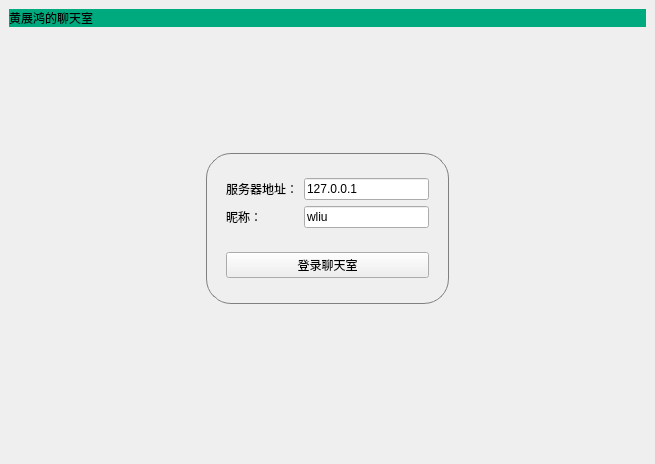
<?xml version="1.0" encoding="UTF-8"?>
<ui version="4.0">
 <class>MainWindow</class>
 <widget class="QMainWindow" name="MainWindow">
  <property name="geometry">
   <rect>
    <x>0</x>
    <y>0</y>
    <width>655</width>
    <height>464</height>
   </rect>
  </property>
  <property name="windowTitle">
   <string>聊天室客户端</string>
  </property>
  <property name="styleSheet">
   <string notr="true">#titleLabel {
background:white;
border:none;
border-bottom: 1px sold black;
padding 5px;
font:24pt &quot;黑体&quot;;
colot:rgb(255,255,255);
background-color:rgba(0,170,127,255);
}
#mainFrame {
border:none;
background:white;
}
#loginFrame{
background:qlineargradient(x1: 0, y1: 0, x2:0. y2: 1,stop: 0 #ddf, stop: 1 #aaf);
border: 1px solid gray;
padding: 10px;
border-radius: 25px;
}</string>
  </property>
  <widget class="QWidget" name="centralwidget">
   <layout class="QGridLayout" name="gridLayout_2">
    <item row="0" column="0">
     <widget class="QLabel" name="titleLabel">
      <property name="text">
       <string>黄展鸿的聊天室</string>
      </property>
     </widget>
    </item>
    <item row="1" column="0">
     <widget class="QStackedWidget" name="stackedWidget">
      <property name="styleSheet">
       <string notr="true"/>
      </property>
      <property name="currentIndex">
       <number>0</number>
      </property>
      <widget class="QWidget" name="loginPage">
       <property name="styleSheet">
        <string notr="true"/>
       </property>
       <widget class="QFrame" name="loginFrame">
        <property name="geometry">
         <rect>
          <x>197</x>
          <y>120</y>
          <width>243</width>
          <height>151</height>
         </rect>
        </property>
        <layout class="QVBoxLayout" name="verticalLayout_3">
         <item>
          <layout class="QGridLayout" name="gridLayout">
           <item row="0" column="0">
            <widget class="QLabel" name="label_2">
             <property name="text">
              <string>服务器地址：</string>
             </property>
            </widget>
           </item>
           <item row="0" column="1">
            <widget class="QLineEdit" name="serverEdit">
             <property name="text">
              <string>127.0.0.1</string>
             </property>
            </widget>
           </item>
           <item row="1" column="0">
            <widget class="QLabel" name="label_3">
             <property name="text">
              <string>昵称：</string>
             </property>
            </widget>
           </item>
           <item row="1" column="1">
            <widget class="QLineEdit" name="usernameEdit">
             <property name="text">
              <string>wliu</string>
             </property>
            </widget>
           </item>
          </layout>
         </item>
         <item>
          <spacer name="verticalSpacer_3">
           <property name="orientation">
            <enum>Qt::Orientation::Vertical</enum>
           </property>
           <property name="sizeType">
            <enum>QSizePolicy::Policy::Fixed</enum>
           </property>
           <property name="sizeHint" stdset="0">
            <size>
             <width>20</width>
             <height>13</height>
            </size>
           </property>
          </spacer>
         </item>
         <item>
          <widget class="QPushButton" name="loginButton">
           <property name="text">
            <string>登录聊天室</string>
           </property>
          </widget>
         </item>
        </layout>
       </widget>
      </widget>
      <widget class="QWidget" name="chatPage">
       <layout class="QVBoxLayout" name="verticalLayout_2">
        <item>
         <layout class="QHBoxLayout" name="horizontalLayout">
          <item>
           <widget class="QTextEdit" name="roomTextEdit"/>
          </item>
          <item>
           <widget class="QListWidget" name="userListWidget">
            <property name="maximumSize">
             <size>
              <width>120</width>
              <height>16777215</height>
             </size>
            </property>
           </widget>
          </item>
         </layout>
        </item>
        <item>
         <layout class="QHBoxLayout" name="horizontalLayout_2">
          <item>
           <widget class="QLineEdit" name="sayLineEdit"/>
          </item>
          <item>
           <widget class="QPushButton" name="sayButton">
            <property name="text">
             <string>发送</string>
            </property>
           </widget>
          </item>
          <item>
           <widget class="QPushButton" name="logoutButton">
            <property name="text">
             <string>退出</string>
            </property>
           </widget>
          </item>
         </layout>
        </item>
       </layout>
      </widget>
     </widget>
    </item>
   </layout>
  </widget>
 </widget>
 <resources/>
 <connections/>
</ui>
